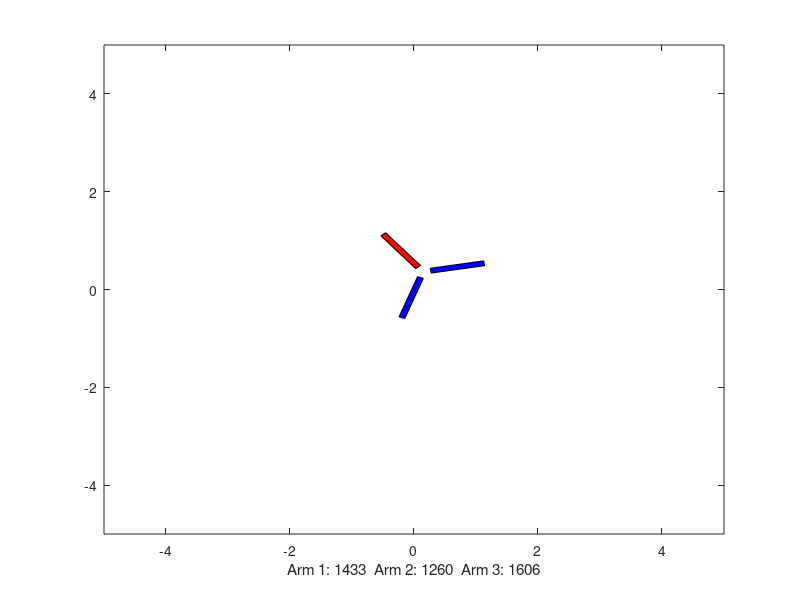

Here is the MATLAB script that generated this plot:
clear all;
clc;

timeDelay = 0.02;
runTime = 2;
runClock = 0.0;

arm1 = [-0.05,0.05,0.05,-0.05;0.125,0.125,1,1];
arm2 = [0.133,0.891,0.841,0.083;-0.0192,-0.4567,-0.5433,-0.1058];
arm3 = [-0.133,-0.891,-0.841,-0.083;-0.0192,-0.4567,-0.5433,-0.1058];

hold off;
axis([-5,5,-5,5]);

rotation = 0;
rotorTorque = -0;
xCoord = 0;
yCoord = 0;

maxServo = 2000;
minServo = 1000;
midServo = 1500;

inRoll = 1500;
inPitch = 1800;
inYaw = 1300;

absRoll = (inRoll - midServo)/(midServo-minServo);
absPitch = (inPitch - midServo)/(midServo-minServo);
absYaw = (inYaw - midServo)/(midServo-minServo);

angle1 = (0.5 * absRoll + 1/3 * absYaw);
angle2 = (-0.577 * absPitch - 0.25 * absRoll + 1/3 * absYaw);
angle3 = (0.577 * absPitch - 0.25 * absRoll + 1/3 * absYaw);

%%angle1 = 1.4;
%%angle2 = 0.0;
%%angle3 = -0.4;

angle1New = angle1 * 500 + 1500;
angle2New = angle2 * 500 + 1500;
angle3New = angle3 * 500 + 1500;

yawScalar = 10;
rollScalar = 0.1;
pitchScalar = 0.1;

while runClock < runTime
    rotation = yawScalar * (angle1 + angle2 + angle3) - rotorTorque + rotation;
    roll = (angle1 - 0.5 * angle2 - 0.5 * angle3) * rollScalar;
    pitch = (0.577 * angle3 - 0.577 * angle2) * pitchScalar;
    
    xCoord = roll * cosd(rotation) - pitch * sind(rotation) + xCoord; 
    yCoord = pitch * cosd(rotation) - roll * sind(rotation) + yCoord;
    
    rotationFactorX1 = [cosd(-rotation),-sind(-rotation)];
    rotationFactorY1 = [sind(-rotation),cosd(-rotation)];
    rotationFactorX2 = [cosd(-rotation),-sind(-rotation)];
    rotationFactorY2 = [sind(-rotation),cosd(-rotation)];
    rotationFactorX3 = [cosd(-rotation),-sind(-rotation)];
    rotationFactorY3 = [sind(-rotation),cosd(-rotation)];
    
    rotationArm1 = [rotationFactorX1*arm1;rotationFactorY1*arm1];
    rotationArm2 = [rotationFactorX2*arm2;rotationFactorY2*arm2];
    rotationArm3 = [rotationFactorX3*arm3;rotationFactorY3*arm3];
    
    fill(rotationArm1(1,:)+xCoord,rotationArm1(2,:)+yCoord,'r')
    hold on;
    fill(rotationArm2(1,:)+xCoord,rotationArm2(2,:)+yCoord,'b')
    fill(rotationArm3(1,:)+xCoord,rotationArm3(2,:)+yCoord,'b')
    hold off;
    axis([-5,5,-5,5]);
    
    label = sprintf('Arm 1: %.0f  Arm 2: %.0f  Arm 3: %.0f', angle1New, angle2New, angle3New);
    xlabel(label);
    pause(timeDelay);
    runClock = runClock + timeDelay;
end









